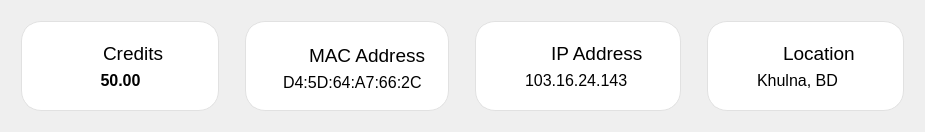
    <widget class="QWidget" name="widget" native="true">
     <property name="sizePolicy">
      <sizepolicy hsizetype="Preferred" vsizetype="Preferred">
       <horstretch>0</horstretch>
       <verstretch>0</verstretch>
      </sizepolicy>
     </property>
     <property name="maximumSize">
      <size>
       <width>16777215</width>
       <height>150</height>
      </size>
     </property>
     <property name="styleSheet">
      <string notr="true">#frame, #frame_2, #frame_3, #frame_4{background:white;border-radius:20px;border:1px solid #E1E1E1;margin:10px;;}</string>
     </property>
     <layout class="QHBoxLayout" name="horizontalLayout">
      <item>
       <widget class="QFrame" name="frame">
        <property name="frameShape">
         <enum>QFrame::StyledPanel</enum>
        </property>
        <property name="frameShadow">
         <enum>QFrame::Raised</enum>
        </property>
        <layout class="QGridLayout" name="gridLayout">
         <item row="1" column="1">
          <layout class="QVBoxLayout" name="verticalLayout_2">
           <item>
            <layout class="QHBoxLayout" name="horizontalLayout_2">
             <item>
              <widget class="QLabel" name="label_5">
               <property name="sizePolicy">
                <sizepolicy hsizetype="Minimum" vsizetype="Minimum">
                 <horstretch>0</horstretch>
                 <verstretch>0</verstretch>
                </sizepolicy>
               </property>
               <property name="minimumSize">
                <size>
                 <width>20</width>
                 <height>20</height>
                </size>
               </property>
               <property name="maximumSize">
                <size>
                 <width>20</width>
                 <height>20</height>
                </size>
               </property>
               <property name="text">
                <string/>
               </property>
               <property name="pixmap">
                <pixmap resource="../resource.qrc">:/icons_black/icons_black/credit-card.svg</pixmap>
               </property>
               <property name="scaledContents">
                <bool>true</bool>
               </property>
              </widget>
             </item>
             <item>
              <widget class="QLabel" name="label">
               <property name="font">
                <font>
                 <pointsize>14</pointsize>
                </font>
               </property>
               <property name="text">
                <string>Credits</string>
               </property>
              </widget>
             </item>
            </layout>
           </item>
           <item>
            <widget class="QLabel" name="credit">
             <property name="font">
              <font>
               <pointsize>12</pointsize>
               <weight>75</weight>
               <bold>true</bold>
              </font>
             </property>
             <property name="text">
              <string>50.00</string>
             </property>
             <property name="alignment">
              <set>Qt::AlignCenter</set>
             </property>
            </widget>
           </item>
          </layout>
         </item>
         <item row="1" column="2">
          <spacer name="horizontalSpacer">
           <property name="orientation">
            <enum>Qt::Horizontal</enum>
           </property>
           <property name="sizeHint" stdset="0">
            <size>
             <width>45</width>
             <height>20</height>
            </size>
           </property>
          </spacer>
         </item>
         <item row="1" column="0">
          <spacer name="horizontalSpacer_2">
           <property name="orientation">
            <enum>Qt::Horizontal</enum>
           </property>
           <property name="sizeHint" stdset="0">
            <size>
             <width>46</width>
             <height>20</height>
            </size>
           </property>
          </spacer>
         </item>
         <item row="2" column="1">
          <spacer name="verticalSpacer_2">
           <property name="orientation">
            <enum>Qt::Vertical</enum>
           </property>
           <property name="sizeHint" stdset="0">
            <size>
             <width>20</width>
             <height>11</height>
            </size>
           </property>
          </spacer>
         </item>
         <item row="0" column="1">
          <spacer name="verticalSpacer">
           <property name="orientation">
            <enum>Qt::Vertical</enum>
           </property>
           <property name="sizeHint" stdset="0">
            <size>
             <width>20</width>
             <height>11</height>
            </size>
           </property>
          </spacer>
         </item>
        </layout>
       </widget>
      </item>
      <item>
       <widget class="QFrame" name="frame_2">
        <property name="frameShape">
         <enum>QFrame::StyledPanel</enum>
        </property>
        <property name="frameShadow">
         <enum>QFrame::Raised</enum>
        </property>
        <layout class="QGridLayout" name="gridLayout_2">
         <item row="0" column="1">
          <spacer name="verticalSpacer_4">
           <property name="orientation">
            <enum>Qt::Vertical</enum>
           </property>
           <property name="sizeHint" stdset="0">
            <size>
             <width>20</width>
             <height>13</height>
            </size>
           </property>
          </spacer>
         </item>
         <item row="1" column="0">
          <spacer name="horizontalSpacer_4">
           <property name="orientation">
            <enum>Qt::Horizontal</enum>
           </property>
           <property name="sizeHint" stdset="0">
            <size>
             <width>28</width>
             <height>20</height>
            </size>
           </property>
          </spacer>
         </item>
         <item row="1" column="1">
          <layout class="QVBoxLayout" name="verticalLayout_3">
           <item>
            <layout class="QHBoxLayout" name="horizontalLayout_3">
             <item>
              <widget class="QLabel" name="label_6">
               <property name="sizePolicy">
                <sizepolicy hsizetype="Minimum" vsizetype="Minimum">
                 <horstretch>0</horstretch>
                 <verstretch>0</verstretch>
                </sizepolicy>
               </property>
               <property name="minimumSize">
                <size>
                 <width>20</width>
                 <height>20</height>
                </size>
               </property>
               <property name="maximumSize">
                <size>
                 <width>20</width>
                 <height>20</height>
                </size>
               </property>
               <property name="text">
                <string/>
               </property>
               <property name="pixmap">
                <pixmap resource="../resource.qrc">:/icons_black/icons_black/airplay.svg</pixmap>
               </property>
               <property name="scaledContents">
                <bool>true</bool>
               </property>
              </widget>
             </item>
             <item>
              <widget class="QLabel" name="label_2">
               <property name="font">
                <font>
                 <pointsize>14</pointsize>
                </font>
               </property>
               <property name="text">
                <string>MAC Address</string>
               </property>
              </widget>
             </item>
            </layout>
           </item>
           <item>
            <widget class="QLabel" name="mac">
             <property name="font">
              <font>
               <pointsize>12</pointsize>
              </font>
             </property>
             <property name="text">
              <string>D4:5D:64:A7:66:2C</string>
             </property>
             <property name="alignment">
              <set>Qt::AlignLeading|Qt::AlignLeft|Qt::AlignVCenter</set>
             </property>
            </widget>
           </item>
          </layout>
         </item>
         <item row="1" column="2">
          <spacer name="horizontalSpacer_3">
           <property name="orientation">
            <enum>Qt::Horizontal</enum>
           </property>
           <property name="sizeHint" stdset="0">
            <size>
             <width>13</width>
             <height>20</height>
            </size>
           </property>
          </spacer>
         </item>
         <item row="2" column="1">
          <spacer name="verticalSpacer_3">
           <property name="orientation">
            <enum>Qt::Vertical</enum>
           </property>
           <property name="sizeHint" stdset="0">
            <size>
             <width>20</width>
             <height>9</height>
            </size>
           </property>
          </spacer>
         </item>
        </layout>
       </widget>
      </item>
      <item>
       <widget class="QFrame" name="frame_3">
        <property name="frameShape">
         <enum>QFrame::StyledPanel</enum>
        </property>
        <property name="frameShadow">
         <enum>QFrame::Raised</enum>
        </property>
        <layout class="QGridLayout" name="gridLayout_3">
         <item row="0" column="1">
          <spacer name="verticalSpacer_6">
           <property name="orientation">
            <enum>Qt::Vertical</enum>
           </property>
           <property name="sizeHint" stdset="0">
            <size>
             <width>20</width>
             <height>11</height>
            </size>
           </property>
          </spacer>
         </item>
         <item row="1" column="0">
          <spacer name="horizontalSpacer_5">
           <property name="orientation">
            <enum>Qt::Horizontal</enum>
           </property>
           <property name="sizeHint" stdset="0">
            <size>
             <width>40</width>
             <height>20</height>
            </size>
           </property>
          </spacer>
         </item>
         <item row="1" column="1">
          <layout class="QVBoxLayout" name="verticalLayout_4">
           <item>
            <layout class="QHBoxLayout" name="horizontalLayout_4">
             <item>
              <widget class="QLabel" name="label_7">
               <property name="sizePolicy">
                <sizepolicy hsizetype="Maximum" vsizetype="Maximum">
                 <horstretch>0</horstretch>
                 <verstretch>0</verstretch>
                </sizepolicy>
               </property>
               <property name="minimumSize">
                <size>
                 <width>20</width>
                 <height>20</height>
                </size>
               </property>
               <property name="maximumSize">
                <size>
                 <width>20</width>
                 <height>20</height>
                </size>
               </property>
               <property name="text">
                <string/>
               </property>
               <property name="pixmap">
                <pixmap resource="../resource.qrc">:/icons_black/icons_black/map-pin.svg</pixmap>
               </property>
               <property name="scaledContents">
                <bool>true</bool>
               </property>
              </widget>
             </item>
             <item>
              <widget class="QLabel" name="label_3">
               <property name="font">
                <font>
                 <pointsize>14</pointsize>
                </font>
               </property>
               <property name="text">
                <string>IP Address</string>
               </property>
              </widget>
             </item>
            </layout>
           </item>
           <item>
            <widget class="QLabel" name="ip">
             <property name="font">
              <font>
               <pointsize>12</pointsize>
              </font>
             </property>
             <property name="text">
              <string>103.16.24.143</string>
             </property>
             <property name="alignment">
              <set>Qt::AlignLeading|Qt::AlignLeft|Qt::AlignVCenter</set>
             </property>
            </widget>
           </item>
          </layout>
         </item>
         <item row="1" column="2">
          <spacer name="horizontalSpacer_6">
           <property name="orientation">
            <enum>Qt::Horizontal</enum>
           </property>
           <property name="sizeHint" stdset="0">
            <size>
             <width>28</width>
             <height>20</height>
            </size>
           </property>
          </spacer>
         </item>
         <item row="2" column="1">
          <spacer name="verticalSpacer_5">
           <property name="orientation">
            <enum>Qt::Vertical</enum>
           </property>
           <property name="sizeHint" stdset="0">
            <size>
             <width>20</width>
             <height>11</height>
            </size>
           </property>
          </spacer>
         </item>
        </layout>
       </widget>
      </item>
      <item>
       <widget class="QFrame" name="frame_4">
        <property name="frameShape">
         <enum>QFrame::StyledPanel</enum>
        </property>
        <property name="frameShadow">
         <enum>QFrame::Raised</enum>
        </property>
        <layout class="QGridLayout" name="gridLayout_4">
         <item row="0" column="1">
          <spacer name="verticalSpacer_8">
           <property name="orientation">
            <enum>Qt::Vertical</enum>
           </property>
           <property name="sizeHint" stdset="0">
            <size>
             <width>20</width>
             <height>11</height>
            </size>
           </property>
          </spacer>
         </item>
         <item row="1" column="0">
          <spacer name="horizontalSpacer_7">
           <property name="orientation">
            <enum>Qt::Horizontal</enum>
           </property>
           <property name="sizeHint" stdset="0">
            <size>
             <width>40</width>
             <height>20</height>
            </size>
           </property>
          </spacer>
         </item>
         <item row="1" column="1">
          <layout class="QVBoxLayout" name="verticalLayout_5">
           <item>
            <layout class="QHBoxLayout" name="horizontalLayout_5">
             <item>
              <widget class="QLabel" name="label_8">
               <property name="sizePolicy">
                <sizepolicy hsizetype="Maximum" vsizetype="Maximum">
                 <horstretch>0</horstretch>
                 <verstretch>0</verstretch>
                </sizepolicy>
               </property>
               <property name="minimumSize">
                <size>
                 <width>20</width>
                 <height>20</height>
                </size>
               </property>
               <property name="maximumSize">
                <size>
                 <width>20</width>
                 <height>20</height>
                </size>
               </property>
               <property name="text">
                <string/>
               </property>
               <property name="pixmap">
                <pixmap resource="../resource.qrc">:/icons_black/icons_black/home.svg</pixmap>
               </property>
               <property name="scaledContents">
                <bool>true</bool>
               </property>
               <property name="alignment">
                <set>Qt::AlignRight|Qt::AlignTrailing|Qt::AlignVCenter</set>
               </property>
              </widget>
             </item>
             <item>
              <widget class="QLabel" name="label_4">
               <property name="font">
                <font>
                 <pointsize>14</pointsize>
                </font>
               </property>
               <property name="text">
                <string>Location</string>
               </property>
               <property name="alignment">
                <set>Qt::AlignLeading|Qt::AlignLeft|Qt::AlignVCenter</set>
               </property>
              </widget>
             </item>
            </layout>
           </item>
           <item>
            <widget class="QLabel" name="location">
             <property name="font">
              <font>
               <pointsize>12</pointsize>
              </font>
             </property>
             <property name="text">
              <string>Khulna, BD</string>
             </property>
            </widget>
           </item>
          </layout>
         </item>
         <item row="1" column="2">
          <spacer name="horizontalSpacer_8">
           <property name="orientation">
            <enum>Qt::Horizontal</enum>
           </property>
           <property name="sizeHint" stdset="0">
            <size>
             <width>39</width>
             <height>20</height>
            </size>
           </property>
          </spacer>
         </item>
         <item row="2" column="1">
          <spacer name="verticalSpacer_7">
           <property name="orientation">
            <enum>Qt::Vertical</enum>
           </property>
           <property name="sizeHint" stdset="0">
            <size>
             <width>20</width>
             <height>11</height>
            </size>
           </property>
          </spacer>
         </item>
        </layout>
       </widget>
      </item>
     </layout>
    </widget>
